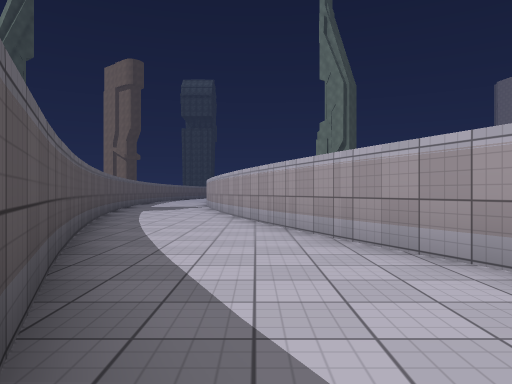
view 1 (above)

16 first-person views from a walk through a 3-D level made in the Unity game engine. The camera is 1.2 m above the floor, looks level and sees 70° across. The floor is counted in squares, 2 m on a side. Each view is taken from the middle of a square. On the plan, view 1 faces up. The plan holds only what a view shows up to about 10 squares ahead; the rest is blank. The place goes on beyond the plan. The player character is not drawn. Surface patterns are stand-ins for the level's own textures.

view 2
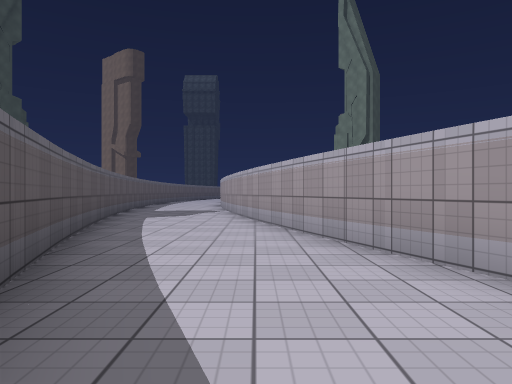

view 3
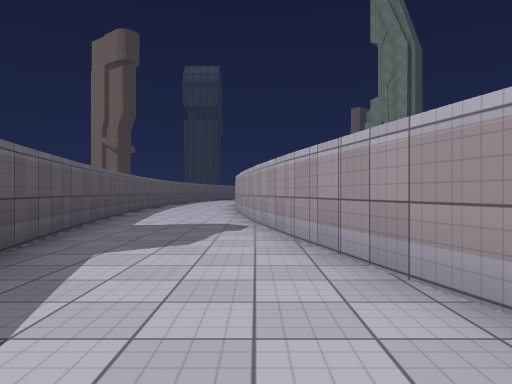

view 4
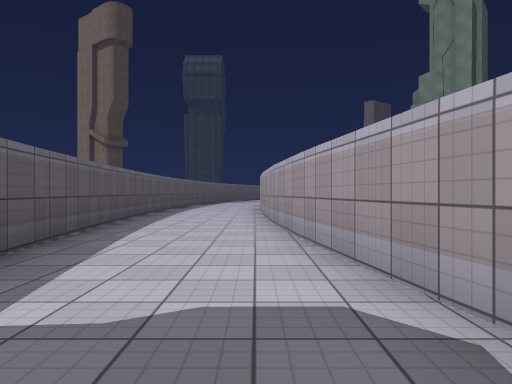

view 5
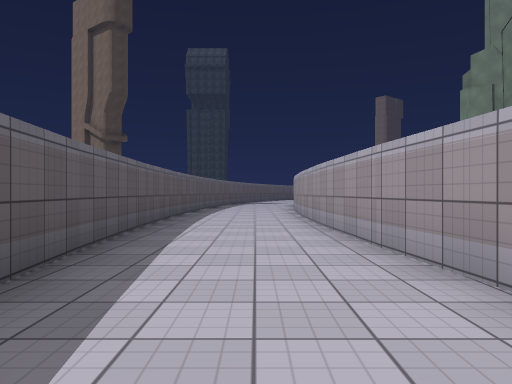

view 6
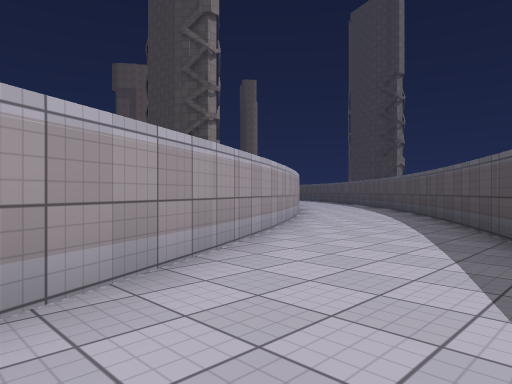

view 7
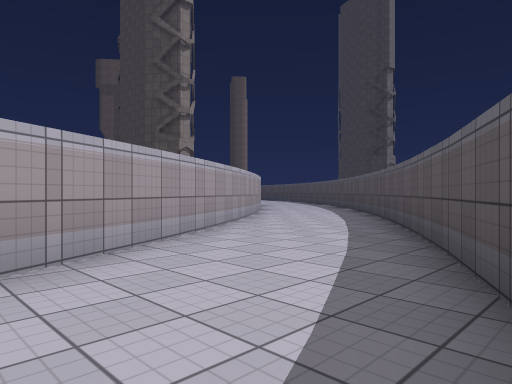

view 8
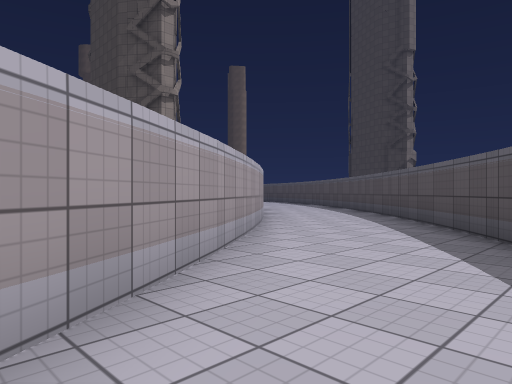

view 9
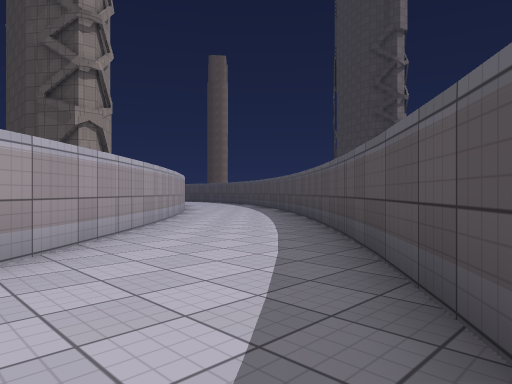

view 10
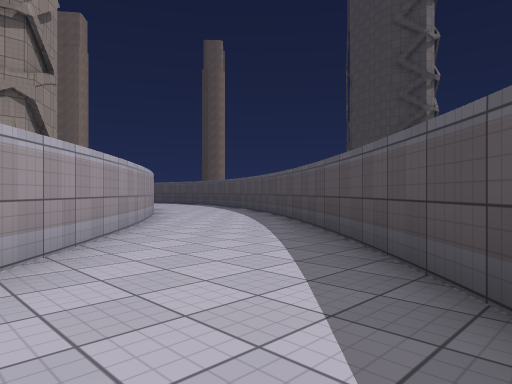

view 11
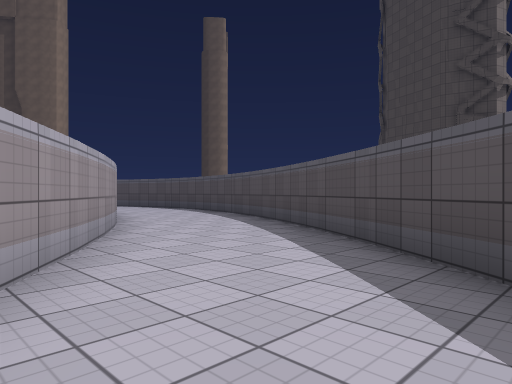

view 12
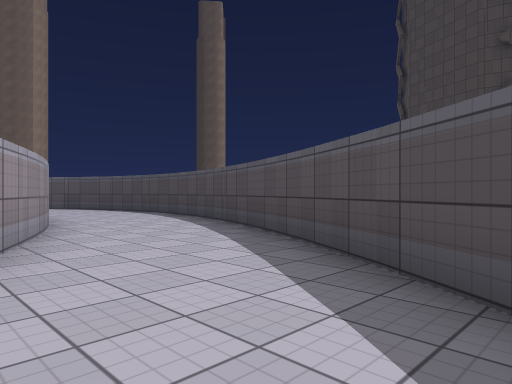

view 13
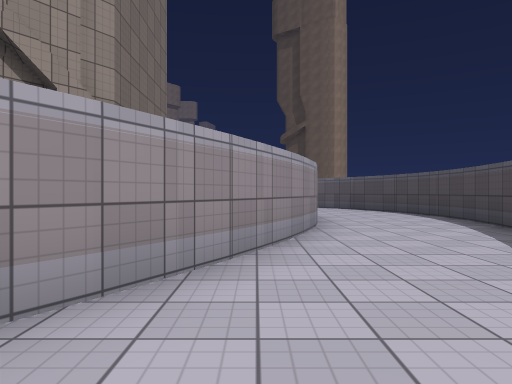

view 14
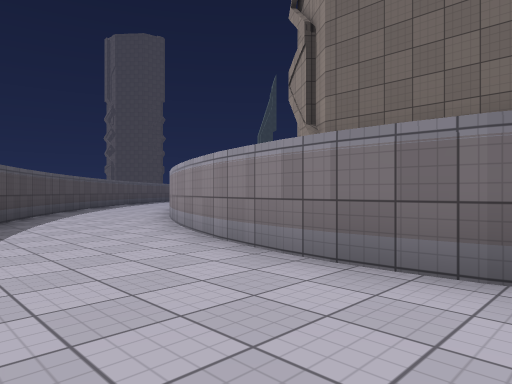

view 15
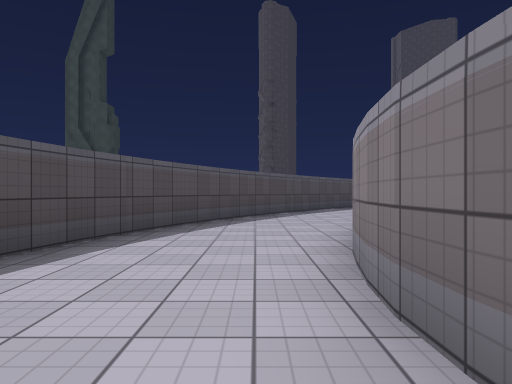

view 16
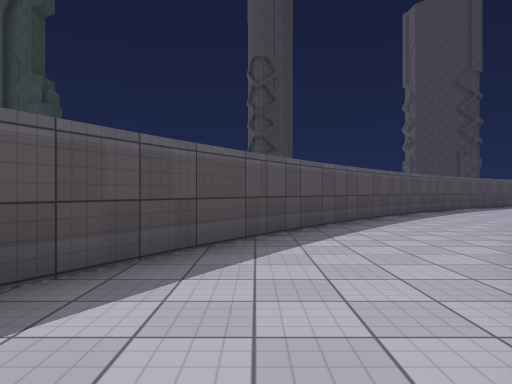

### Floor plan
Points are (right, up) in squares from view 1. A wall is a line through its corners. A room is listed if a view was taken in it or the views show most of it. See-through windows are left out.
Room 1 (views 1, 2, 3, 4, 5, 6, 7, 8, 9, 10, 11, 12, 13, 14, 15, 16)
walls: (2.9, 0.6) (0.1, 6.6); (0.2, -0.7) (1.4, -2.8); (1.2, -2.9) (5.6, -8.5); (5.6, -3.6) (2.9, 0.8); (0.2, 6.5) (-0.8, 10.1); (-2.8, 5.5) (0.1, -0.8); (5.6, -8.4) (8.9, -11.7); (8.8, -7.4) (5.7, -3.5); (-1, 10) (-2.6, 17.9); (-4.2, 9.8) (-2.7, 5.5); (8.8, -11.6) (12.1, -14); (12, -10.2) (8.9, -7.2); (12.7, -10.5) (12.1, -10.1); (-5.1, 14.4) (-4.2, 9.9); (11.9, -14) (16.3, -16.4); (16.3, -12.9) (12.6, -10.5); (-2.4, 17.9) (-3, 22.9); (18.2, -13.7) (16.2, -12.7); (16.2, -16.3) (18.7, -17.1); (19.4, -14.1) (18.1, -13.6); (20.1, -14.2) (19.4, -14); (18.6, -17.1) (20.3, -17.5); (21.3, -14.3) (20, -14.2); (-2.8, 22.9) (-2.9, 25.3); (22.4, -14.2) (21.2, -14.4); (20.2, -17.4) (21.2, -17.5); (-6.2, 22.9) (-5.2, 14.4); (21, -17.5) (23, -17.4); (-6, 25.6) (-6, 22.8)

Positions as (right, up) in squares from view 1, and headings:
1: (0, 0), facing up
2: (-1, 3), facing up
3: (-2, 8), facing up
4: (-3, 13), facing up
5: (-4, 16), facing up
6: (-1, 5), facing down-right
7: (-1, 3), facing down-right
8: (2, 0), facing down-right
9: (3, -4), facing down-right
10: (6, -7), facing down-right
11: (10, -10), facing down-right
12: (12, -12), facing down-right
13: (13, -13), facing right
14: (23, -17), facing up-left
15: (23, -15), facing left
16: (17, -14), facing left
